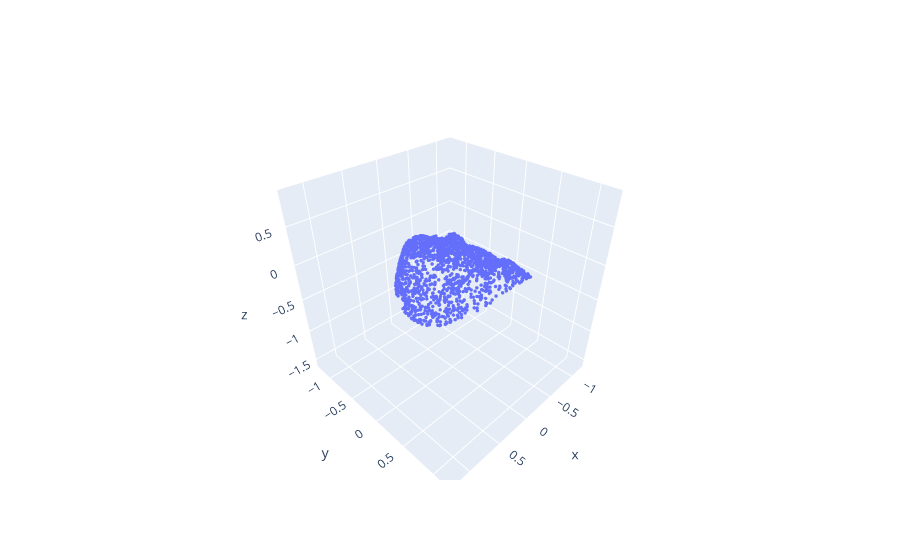

Here is the notebook cell this chart was saved with:
### Code cell
import open3d as o3d
import numpy as np
import plotly.graph_objects as go

mesh_path = r"C:\Eli Folder temp\geotransformer-faces-updated\scans\FaMoS_180424_03335_TA\natural_head_rotation.000001.obj"
landmark_path = r"data/faces/demo/ref_3.npy"

scale_factor = 0.009 # mesh scaling only

# ---- Mesh to scaled point cloud ----
mesh = o3d.io.read_triangle_mesh(mesh_path)
mesh.compute_vertex_normals()
pcd = mesh.sample_points_uniformly(number_of_points=2000)

mesh_points = np.asarray(pcd.points) * scale_factor


# ---- Center mesh at (0,0,0) ----
centroid = mesh_points.mean(axis=0)
mesh_points = mesh_points - centroid

# ---- Load landmark / ref points (UNSCALED) ----
ref_points = np.load(landmark_path)

# ---- Combine for proper axis scaling ----
all_points = np.vstack([mesh_points, ref_points])

min_bound = all_points.min(axis=0)
max_bound = all_points.max(axis=0)
center = (min_bound + max_bound) / 2.0
extent = (max_bound - min_bound).max() / 2.0

x_range = [center[0] - extent, center[0] + extent]
y_range = [center[1] - extent, center[1] + extent]
z_range = [center[2] - extent, center[2] + extent]

# ---- Plot ----
fig = go.Figure()

# Scaled mesh
fig.add_trace(go.Scatter3d(
    x=mesh_points[:, 0],
    y=mesh_points[:, 1],
    z=mesh_points[:, 2],
    mode='markers',
    marker=dict(size=2),
    name="Scaled Mesh"
))
"""
# Unscaled reference points
fig.add_trace(go.Scatter3d(
    x=ref_points[:, 0],
    y=ref_points[:, 1],
    z=ref_points[:, 2],
    mode='markers',
    marker=dict(size=6),
    name="Reference Points"
))
"""
fig.update_layout(
    scene=dict(
        xaxis=dict(range=x_range),
        yaxis=dict(range=y_range),
        zaxis=dict(range=z_range),
        aspectmode='cube'
    )
)

fig.show()

### Figure 1 — Plotly figure (JSON) as saved in the notebook; plotly's stock layout.template omitted (floating-point values rounded to 4 significant figures; data arrays with more than 128 entries replaced by an {"elided": "..."} marker saying what was removed)
{"data": [{"marker": {"size": 2}, "mode": "markers", "name": "Scaled Mesh", "type": "scatter3d", "x": {"elided": "2000 float values"}, "y": {"elided": "2000 float values"}, "z": {"elided": "2000 float values"}}], "layout": {"scene": {"aspectmode": "cube", "xaxis": {"range": [-1.262, 1.3]}, "yaxis": {"range": [-1.31, 1.251]}, "zaxis": {"range": [-1.63, 0.932]}}}}
